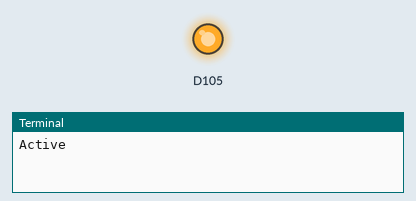
Recording of a program running on a simulated Raspberry Pi (BCM pin numbers). On the bench: output pins drawn as LEDs (lit = HIGH), the last lines printed to the terminal.

Above: at 5.0 s.
At 15.0 s:
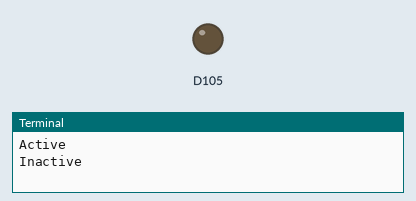
Timing chart, 0 to 26.0 s (numbered marks = the images above):
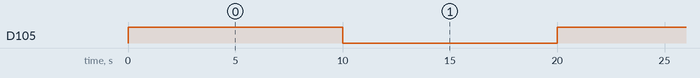

Measured:
- by itself, D105: alternates HIGH for 10.0 s and LOW for 10.0 s

The program:

basic_example_gpiod2.x.py
```python
#!/usr/bin/env python3

#Original Sample Code by 2023 Kent Gibson <warthog618@gmail.com>, GPL-2.0-or-later License
#Modified by OnLogic for demonstration purposes

"""Minimal example of reading the info for a line."""

import gpiod
import time
from gpiod.line import Direction, Value

LINE = 105

with gpiod.request_lines(
    "/dev/gpiochip0",
    consumer="basic-demo",
    config={
        LINE: gpiod.LineSettings(
            direction=Direction.OUTPUT, output_value=Value.ACTIVE
        )
    },
) as request:
    while True:
        request.set_value(LINE, Value.ACTIVE)
        print("Active")
        time.sleep(10)
        request.set_value(LINE, Value.INACTIVE)
        print("Inactive")
        time.sleep(10)
        print("Complete")
```
